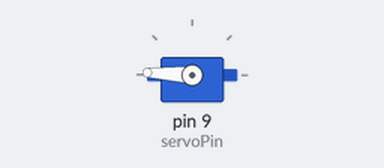
This sketch was run on a simulated Arduino Uno, built with avr-gcc and run on an emulated ATmega328P. Shown: servo.

Above: at 0.05 s.
At 1.9 s:
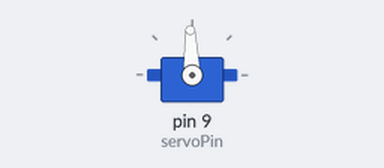
At 3.75 s:
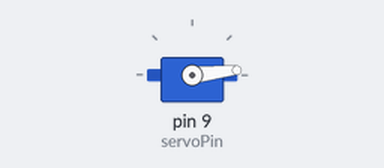
At 7.45 s:
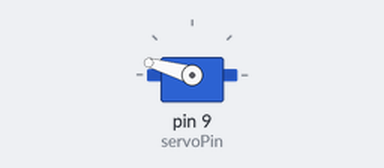
Timing chart, 0 to 11.4 s (numbered marks = the images above):
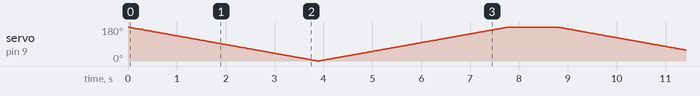

The sketch:

servo_kontroll_for_k_1.ino
```cpp
// Include the Servo library
#include <Servo.h>
// Declare the Servo pin
int servoPin = 9;
// Create a servo object
Servo Servo1;
void setup() {
   // We need to attach the servo to the used pin number
   Servo1.attach(servoPin);
}
void loop(){
   // Make servo go to 0 degrees
   for(double i=180; i>0; i-=0.05){
    Servo1.write(i);
    delay(1);
   }

   for(double i=0; i<180; i+=0.05){
     Servo1.write(i);
     delay(1);
   }
   delay(1000);

}
```
